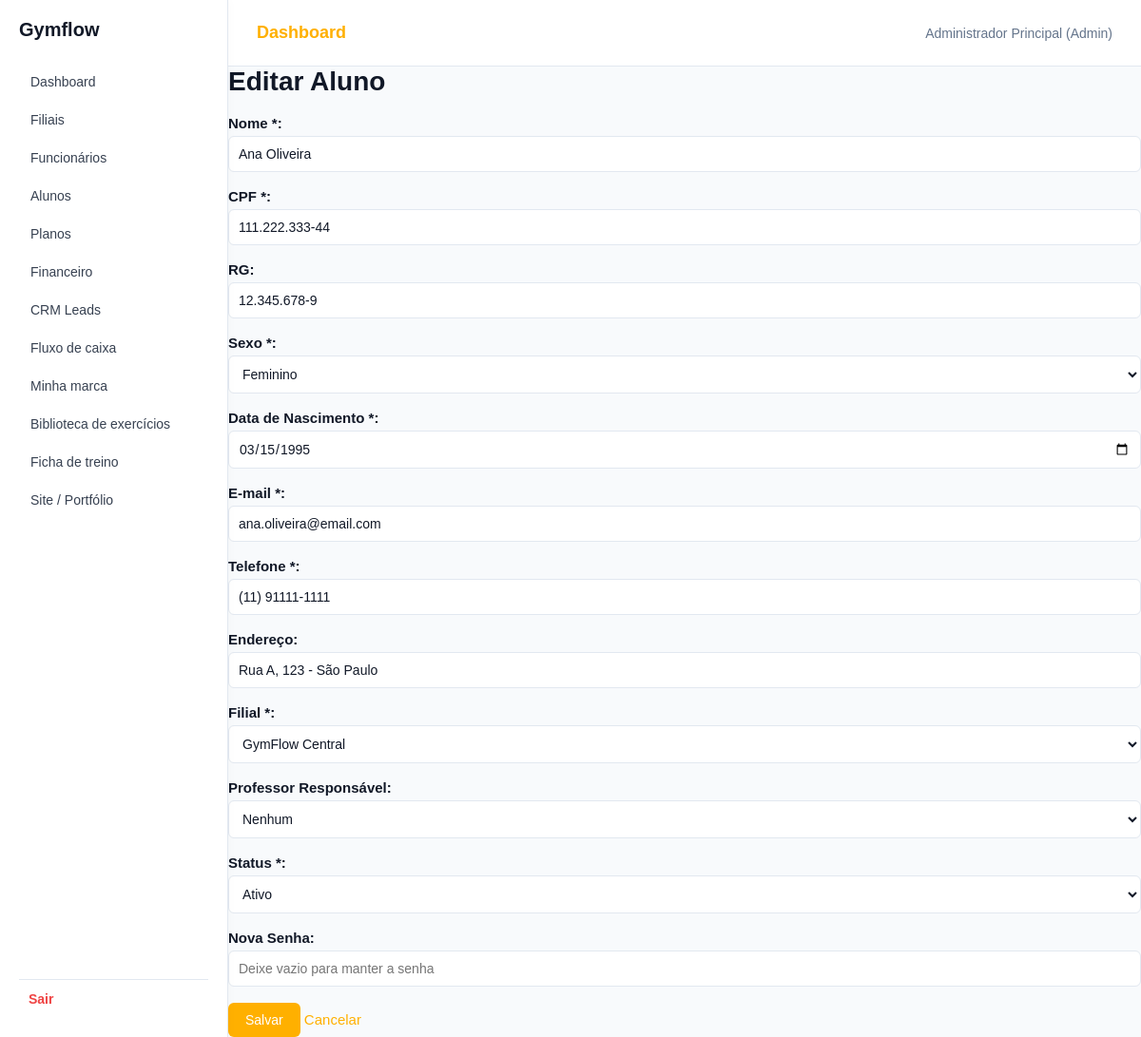
The app's page /app/controllers/AlunoController.php?acao=editar&id=1 (signed in), older data.
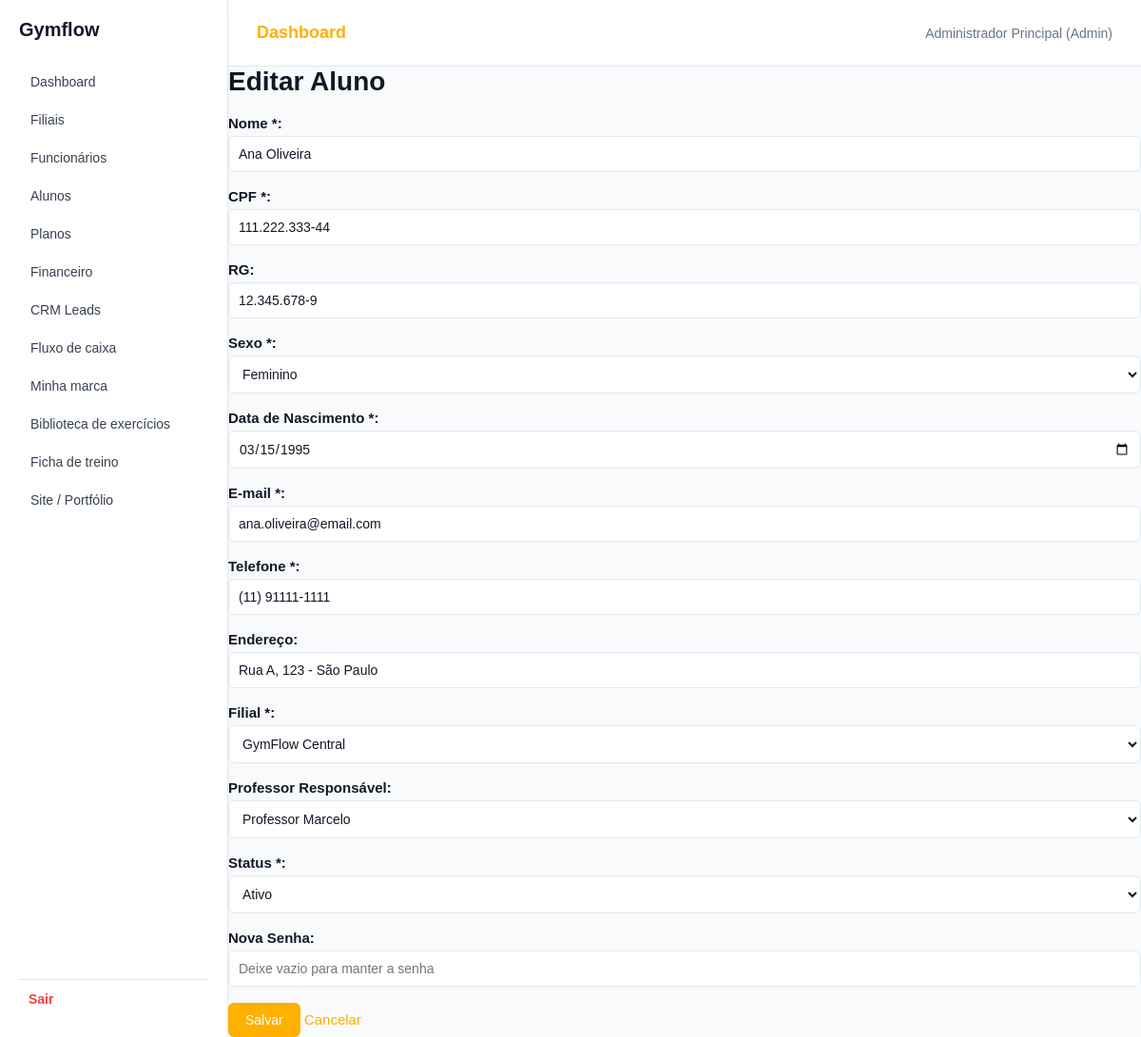
The same page, newer data.
### tables this page shows
CREATE TABLE alunos (
    id INT AUTO_INCREMENT PRIMARY KEY,
    filial_id INT NOT NULL,
    professor_id INT DEFAULT NULL,
    nome VARCHAR(100) NOT NULL,
    cpf VARCHAR(14) NOT NULL UNIQUE,
    rg VARCHAR(20),
    sexo VARCHAR(15) NOT NULL,
    nascimento DATE NOT NULL,
    email VARCHAR(100) NOT NULL,
    telefone VARCHAR(15) NOT NULL,
    endereco TEXT,
    status VARCHAR(20) NOT NULL DEFAULT 'Ativo',
    criado_em DATETIME DEFAULT CURRENT_TIMESTAMP,
    FOREIGN KEY (filial_id) REFERENCES filiais(id) ON DELETE RESTRICT,
    FOREIGN KEY (professor_id) REFERENCES users(id) ON DELETE SET NULL
);

CREATE TABLE filiais (
    id INT AUTO_INCREMENT PRIMARY KEY,
    company_id INT NOT NULL,
    nome VARCHAR(100) NOT NULL,
    cnpj VARCHAR(18) NOT NULL,
    telefone VARCHAR(15) NOT NULL,
    responsavel VARCHAR(100) NOT NULL,
    ativo BOOLEAN NOT NULL DEFAULT TRUE,
    latitude DECIMAL(10,8) DEFAULT NULL,
    longitude DECIMAL(11,8) DEFAULT NULL,
    CONSTRAINT uq_filiais_cnpj UNIQUE (company_id, cnpj),
    FOREIGN KEY (company_id) REFERENCES companies(id) ON DELETE CASCADE
);

CREATE TABLE users (
    id INT AUTO_INCREMENT PRIMARY KEY,
    name VARCHAR(100) NOT NULL,
    email VARCHAR(100) NOT NULL UNIQUE,
    password VARCHAR(255) NOT NULL,
    role VARCHAR(30) NOT NULL,
    aluno_id INT DEFAULT NULL,
    remember_token VARCHAR(100) DEFAULT NULL
);

### app/models/Aluno.php (called while the page is built, shortened)
<?php
require_once __DIR__ . '/Database.php';
$operacao = $operacao ?? '';
$dados = $dados ?? [];
if ($operacao === 'listar') {
    $cpf = trim($cpf ?? '');
    $status = trim($status ?? '');
    $sql = "SELECT a.*, f.nome AS nome_filial FROM alunos a INNER JOIN filiais f ON f.id = a.filial_id WHERE 1 = 1";
    $parametros = [];
    $role_logado = $_SESSION['usuario_role'] ?? '';
    $id_logado = $_SESSION['usuario_id'] ?? 0;
    if ($role_logado === 'Professor') {
        $sql .= " AND a.professor_id = :user_id";
        $parametros[':user_id'] = $id_logado;
    } elseif ($role_logado === 'Recepcao') {
        $sql .= " AND a.filial_id IN (SELECT filial_id FROM user_filiais WHERE user_id = :user_id)";
        $parametros[':user_id'] = $id_logado;
    }
    if ($cpf !== '') {
        $sql .= " AND a.cpf LIKE :cpf";
        $parametros[':cpf'] = "%$cpf%";
    }
    if ($status !== '') {
        $sql .= " AND a.status = :status";
        $parametros[':status'] = $status;
    }
    $sql .= " ORDER BY a.nome";
    $stmt = $pdo->prepare($sql);
    $stmt->execute($parametros);
    $alunos = $stmt->fetchAll();
}
elseif ($operacao === 'listar_filiais') {
    $filiais = $pdo->query("SELECT id, nome FROM filiais WHERE ativo = TRUE ORDER BY nome")->fetchAll();
}
elseif ($operacao === 'buscar') {
    $id = (int) ($id ?? 0);
    $stmt = $pdo->prepare("SELECT a.*, f.nome AS nome_filial FROM alunos a INNER JOIN filiais f ON f.id = a.filial_id WHERE a.id = :id");
    $stmt->execute([':id' => $id]);
    $aluno = $stmt->fetch() ?: null;
}

### app/views/alunos/editar.php (the view, shortened to what this page needs)
<?php
include __DIR__ . '/../shared/header.php';
include __DIR__ . '/../shared/sidebar.php';
?>
<h1>Editar Aluno</h1>
<form
    action="<?= $baseUrl ?>?acao=editar&id=<?= $id ?>"
    method="POST">
    <label>Nome *:</label>
    <input
        type="text"
        name="nome"
        value="<?= htmlspecialchars($dados['nome']) ?>"
        required>
    <br><br>
    <label>CPF *:</label>
    <input
        type="text"
        name="cpf"
        value="<?= htmlspecialchars($dados['cpf']) ?>"
        required>
    <br><br>
    <label>RG:</label>
    <input
        type="text"
        name="rg"
        value="<?= htmlspecialchars($dados['rg'] ?? '') ?>">
    <br><br>
    <label>Sexo *:</label>
    <select name="sexo" required>
        <option
            value="Feminino"
            <?= $dados['sexo'] === 'Feminino' ? 'selected' : '' ?>>
            Feminino
        </option>
    </select>
    <br><br>
    <label>Data de Nascimento *:</label>
    <input
        type="date"
        name="nascimento"
        value="<?= htmlspecialchars($dados['nascimento']) ?>"
        required>
    <br><br>
    <label>E-mail *:</label>
    <input
        type="email"
        name="email"
        value="<?= htmlspecialchars($dados['email']) ?>"
        required>
    <br><br>
    <label>Telefone *:</label>
    <input
        type="text"
        name="telefone"
        value="<?= htmlspecialchars($dados['telefone']) ?>"
        required>
    <br><br>
    <label>Endereço:</label>
    <input
        type="text"
        name="endereco"
        value="<?= htmlspecialchars($dados['endereco'] ?? '') ?>">
    <br><br>
    <label>Filial *:</label>
    <select name="filial_id" required>
        <?php foreach ($filiais as $filial): ?>
            <option
                value="<?= $filial['id'] ?>"
                <?= $dados['filial_id'] == $filial['id']
                    ? 'selected'
                    : '' ?>>
                <?= htmlspecialchars($filial['nome']) ?>
            </option>
        <?php endforeach; ?>
    </select>
    <br><br>
    <label>Professor Responsável:</label>
    <select name="professor_id">
        <option value="">Nenhum</option>
        <?php foreach ($professores as $professor): ?>
            <option
                value="<?= $professor['id'] ?>"
                <?= ($dados['professor_id'] ?? '') == $professor['id']
                    ? 'selected'
                    : '' ?>>
                <?= htmlspecialchars($professor['name']) ?>
            </option>
        <?php endforeach; ?>
    </select>
    <br><br>
    <label>Status *:</label>
    <select name="status" required>
        <option
            value="Ativo"
            <?= $dados['status'] === 'Ativo' ? 'selected' : '' ?>>
            Ativo
        </option>
    </select>
    <br><br>
    <label>Nova Senha:</label>
    <input
        type="password"
        name="senha"
        minlength="6"
        placeholder="Deixe vazio para manter a senha">
    <br><br>
    <button type="submit">Salvar</button>
    <a
        href="<?= $baseUrl ?>?acao=visualizar&id=<?= $id ?>">
        Cancelar
    </a>
</form>
<?php include __DIR__ . '/../shared/footer.php'; ?>

### app/controllers/AlunoController.php (shortened to what this page needs)
<?php
require_once __DIR__ . '/../../config/sessao.php';
$baseUrl = BASE_URL . '/app/controllers/AlunoController.php';
$acao = $_GET['acao'] ?? 'listar';
if ($acao === 'listar') {
    $cpf = trim($_GET['cpf'] ?? '');
    $status = trim($_GET['status'] ?? '');
    $operacao = 'listar';
    require __DIR__ . '/../models/Aluno.php';
    require __DIR__ . '/../views/alunos/index.php';
}
elseif ($acao === 'editar') {
    $id = (int) ($_GET['id'] ?? $_POST['id'] ?? 0);
    require __DIR__ . '/../models/Aluno.php';
    $dados = $aluno;
    require __DIR__ . '/../models/Aluno.php';
    $stmt_professores = $pdo->query("SELECT id, name FROM users WHERE role = 'Professor' ORDER BY name");
    $professores = $stmt_professores->fetchAll();
    require __DIR__ . '/../views/alunos/editar.php';
}
else {
    header("Location: $baseUrl?acao=listar");
    exit;
}

### app/views/shared/header.php (shortened to what this page needs)
<?php
$titulo = $tituloPagina ?? 'Dashboard';
$usuario = $_SESSION['usuario_nome'] ?? 'Usuário';
$role = $_SESSION['usuario_role'] ?? 'Admin';
?>
<!DOCTYPE html>
<html lang="pt-BR">
<head>
    <link rel="stylesheet" href="<?= BASE_URL ?>/assets/css/global.css?v=<?= time() ?>">
    <link rel="stylesheet" href="<?= BASE_URL ?>/assets/css/layout.css?v=<?= time() ?>">
    <link rel="stylesheet" href="<?= BASE_URL ?>/assets/css/cadastros.css?v=<?= time() ?>">
</head>
<body>
    <header class="header">
        <div class="header-esquerda">
            <h1><?= htmlspecialchars($titulo) ?></h1>
        </div>
        <div class="header-direita">
            <span>
                <?= htmlspecialchars($usuario) ?>
                (<?= htmlspecialchars($role) ?>)
            </span>
        </div>
    </header>

### app/views/shared/sidebar.php
<?php
$nomePainel = $_SESSION['nome_painel'] ?? 'Gymflow';
$role = $_SESSION['usuario_role'] ?? 'Admin';
?>
<aside class="sidebar" id="appSidebar">
    <h1>
        <span><?= htmlspecialchars($nomePainel) ?></span>
    </h1>
    <nav>
        <ul>
            <?php if ($role === 'Aluno'): ?>
                <li><a href="<?= BASE_URL ?>/app/controllers/PortalAlunoController.php?acao=aluno"><span>Início</span></a></li>
                <li><a href="<?= BASE_URL ?>/app/controllers/PortalAlunoController.php?acao=treinos"><span>Treinos</span></a></li>
                <li><a href="<?= BASE_URL ?>/app/controllers/PortalAlunoController.php?acao=faturas"><span>Faturas</span></a></li>
                <li><a href="<?= BASE_URL ?>/app/controllers/PortalAlunoController.php?acao=contratos"><span>Contratos</span></a></li>
            <?php else: ?>
                <li><a href="<?= BASE_URL ?>/app/controllers/DashboardController.php"><span>Dashboard</span></a></li>
                <?php if ($role === 'Admin'): ?>
                    <li><a href="<?= BASE_URL ?>/app/controllers/FilialController.php?acao=listar"><span>Filiais</span></a></li>
                    <li><a href="<?= BASE_URL ?>/app/controllers/FuncionarioController.php?acao=listar"><span>Funcionários</span></a></li>
                <?php endif; ?>
                <?php if (in_array($role, ['Admin', 'Recepcao'])): ?>
                    <li><a href="<?= BASE_URL ?>/app/controllers/AlunoController.php?acao=listar"><span>Alunos</span></a></li>
                    <li><a href="<?= BASE_URL ?>/app/controllers/PlanoController.php?acao=listar"><span>Planos</span></a></li>
                    <li><a href="<?= BASE_URL ?>/app/controllers/FinanceiroController.php"><span>Financeiro</span></a></li>
                    <li><a href="<?= BASE_URL ?>/app/controllers/CrmController.php"><span>CRM Leads</span></a></li>
                    <li><a href="<?= BASE_URL ?>/app/controllers/FluxoCaixaController.php"><span>Fluxo de caixa</span></a></li>
                <?php endif; ?>
                <?php if ($role === 'Admin'): ?>
                    <li><a href="<?= BASE_URL ?>/app/controllers/MinhaMarcaController.php"><span>Minha marca</span></a></li>
                <?php endif; ?>
                <?php if (in_array($role, ['Admin', 'Professor'])): ?>
                    <li><a href="<?= BASE_URL ?>/app/controllers/ExercicioController.php"><span>Biblioteca de exercícios</span></a></li>
                    <li><a href="<?= BASE_URL ?>/app/controllers/TreinoController.php"><span>Ficha de treino</span></a></li>
                <?php endif; ?>
                <?php if ($role === 'Admin'): ?>
                    <li><a href="<?= BASE_URL ?>/app/controllers/PortfolioController.php"><span>Site / Portfólio</span></a></li>
                <?php endif; ?>
            <?php endif; ?>
        </ul>
    </nav>
    <a class="sair" href="<?= BASE_URL ?>/app/controllers/LoginController.php?acao=logout">
        <span>Sair</span>
    </a>
</aside>

### assets/css/global.css (style rules this page uses)
:root { --cor-primaria: #10b981; --cor-primaria-hover: #059669; --cor-fundo: #ffffff; --cor-branca: #ffffff; --cor-texto: #111827; --cor-texto-secundario: #64748b; --cor-borda: #e2e8f0; --cor-sucesso: #10b981; --cor-aviso: #f59e0b; --cor-perigo: #ef4444; }
* { box-sizing: border-box; }
body { margin: 0; min-height: 100vh; font-family: Arial, Helvetica, sans-serif; font-size: 15px; background-color: white; color: var(--cor-texto); }
h1, h2, h3, h4 { margin-top: 0; color: var(--cor-texto); }
h1 { font-size: 28px; }
a { color: var(--cor-primaria); text-decoration: none; }
label { display: block; margin-bottom: 5px; font-weight: bold; }
input, select, textarea { width: 100%; padding: 10px; font-family: inherit; font-size: 14px; color: var(--cor-texto); background-color: var(--cor-branca); border: 1px solid var(--cor-borda); border-radius: 6px; }
button, input[type="submit"], input[type="button"], .btn { padding: 10px 18px; border: none; border-radius: 6px; background-color: var(--cor-primaria); color: white; font-family: inherit; font-size: 14px; cursor: pointer; }

### assets/css/layout.css (style rules this page uses)
.sidebar { position: fixed; top: 0; left: 0; width: 240px; height: 100%; padding: 20px; box-sizing: border-box; background-color: #ffffff; border-right: 1px solid #e2e8f0; display: flex; flex-direction: column; z-index: 1000; transition: transform 0.3s ease; overflow-x: hidden; box-shadow: 2px 0 10px rgba(0,0,0,0.02); }
.sidebar h1, .sidebar h2 { margin: 0 0 25px 0; font-size: 20px; font-weight: bold; color: #111827; display: flex; align-items: center; gap: 15px; }
.sidebar nav { flex: 1; overflow-y: auto; overflow-x: hidden; }
.sidebar ul { list-style: none; margin: 0; padding: 0; }
.sidebar li { margin-bottom: 4px; }
.sidebar nav a { display: flex; align-items: center; gap: 15px; padding: 10px 12px; border-radius: 8px; color: #374151; text-decoration: none; font-size: 14px; font-weight: 500; transition: background-color 0.2s ease, color 0.2s ease; }
.sidebar .sair { display: flex; align-items: center; gap: 15px; margin-top: auto; padding: 12px 10px; border-top: 1px solid #e2e8f0; color: #ef4444; text-decoration: none; font-size: 14px; font-weight: 600; transition: background-color 0.2s ease, color 0.2s ease; }
.header { height: 70px; padding: 0 30px; background-color: #ffffff; border-bottom: 1px solid #e2e8f0; display: flex; align-items: center; justify-content: space-between; box-sizing: border-box; }
.header-esquerda { display: flex; align-items: center; gap: 20px; }
.header-esquerda h1 { margin: 0; font-size: 18px; font-weight: 600; color: #111827; }
.header-direita { display: flex; align-items: center; gap: 20px; }
.header-direita span { font-size: 14px; color: #64748b; }

Row changes from the older to the newer data that the page shows:
changed alunos "Ana Oliveira": professor_id (not shown) → "Professor Marcelo"
Text that changed along with them:
form field professor_id: "Nenhum" → (not shown)
